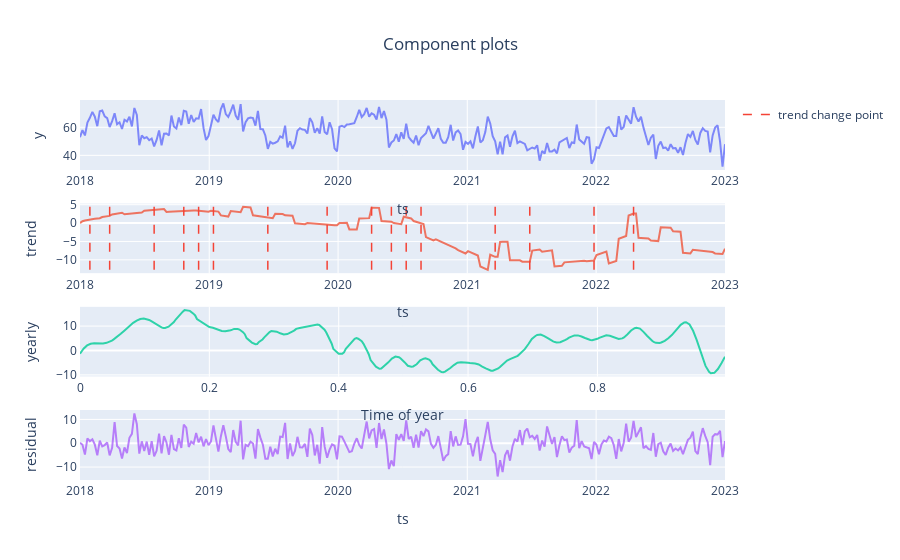

Here is the notebook cell this chart was saved with:
### Code cell
fig = result.forecast.plot_components()
plotly.io.show(fig)

### Figure 1 — Plotly figure (JSON) as saved in the notebook; plotly's stock layout.template omitted (floating-point values rounded to 4 significant figures; data arrays with more than 128 entries replaced by an {"elided": "..."} marker saying what was removed)
{"data": [{"mode": "lines", "name": "y", "opacity": 0.8, "showlegend": false, "type": "scatter", "x": {"elided": "262 str values"}, "xaxis": "x", "y": {"elided": "262 float values"}, "yaxis": "y"}, {"mode": "lines", "name": "trend", "opacity": 0.8, "showlegend": false, "type": "scatter", "x": {"elided": "262 str values"}, "xaxis": "x2", "y": {"elided": "262 float values"}, "yaxis": "y2"}, {"mode": "lines", "name": "YEARLY_SEASONALITY", "opacity": 0.8, "showlegend": false, "type": "scatter", "x": {"elided": "262 float values"}, "xaxis": "x3", "y": {"elided": "262 float values"}, "yaxis": "y3"}, {"mode": "lines", "name": "residual", "opacity": 0.8, "showlegend": false, "type": "scatter", "x": {"elided": "262 str values"}, "xaxis": "x4", "y": {"elided": "262 float values"}, "yaxis": "y4"}, {"line": {"color": "#F44336", "dash": "dash", "width": 1.5}, "mode": "lines", "name": "trend change point", "showlegend": true, "type": "scatter", "x": ["2018-01-28T00:00:00", "2018-01-28T00:00:00"], "xaxis": "x2", "y": [-12.73, 4.423], "yaxis": "y2"}, {"line": {"color": "#F44336", "dash": "dash", "width": 1.5}, "mode": "lines", "name": "trend change point", "showlegend": false, "type": "scatter", "x": ["2018-03-25T00:00:00", "2018-03-25T00:00:00"], "xaxis": "x2", "y": [-12.73, 4.423], "yaxis": "y2"}, {"line": {"color": "#F44336", "dash": "dash", "width": 1.5}, "mode": "lines", "name": "trend change point", "showlegend": false, "type": "scatter", "x": ["2018-07-29T00:00:00", "2018-07-29T00:00:00"], "xaxis": "x2", "y": [-12.73, 4.423], "yaxis": "y2"}, {"line": {"color": "#F44336", "dash": "dash", "width": 1.5}, "mode": "lines", "name": "trend change point", "showlegend": false, "type": "scatter", "x": ["2018-10-21T00:00:00", "2018-10-21T00:00:00"], "xaxis": "x2", "y": [-12.73, 4.423], "yaxis": "y2"}, {"line": {"color": "#F44336", "dash": "dash", "width": 1.5}, "mode": "lines", "name": "trend change point", "showlegend": false, "type": "scatter", "x": ["2018-12-02T00:00:00", "2018-12-02T00:00:00"], "xaxis": "x2", "y": [-12.73, 4.423], "yaxis": "y2"}, {"line": {"color": "#F44336", "dash": "dash", "width": 1.5}, "mode": "lines", "name": "trend change point", "showlegend": false, "type": "scatter", "x": ["2019-01-13T00:00:00", "2019-01-13T00:00:00"], "xaxis": "x2", "y": [-12.73, 4.423], "yaxis": "y2"}, {"line": {"color": "#F44336", "dash": "dash", "width": 1.5}, "mode": "lines", "name": "trend change point", "showlegend": false, "type": "scatter", "x": ["2019-06-16T00:00:00", "2019-06-16T00:00:00"], "xaxis": "x2", "y": [-12.73, 4.423], "yaxis": "y2"}, {"line": {"color": "#F44336", "dash": "dash", "width": 1.5}, "mode": "lines", "name": "trend change point", "showlegend": false, "type": "scatter", "x": ["2019-12-01T00:00:00", "2019-12-01T00:00:00"], "xaxis": "x2", "y": [-12.73, 4.423], "yaxis": "y2"}, {"line": {"color": "#F44336", "dash": "dash", "width": 1.5}, "mode": "lines", "name": "trend change point", "showlegend": false, "type": "scatter", "x": ["2020-04-05T00:00:00", "2020-04-05T00:00:00"], "xaxis": "x2", "y": [-12.73, 4.423], "yaxis": "y2"}, {"line": {"color": "#F44336", "dash": "dash", "width": 1.5}, "mode": "lines", "name": "trend change point", "showlegend": false, "type": "scatter", "x": ["2020-05-31T00:00:00", "2020-05-31T00:00:00"], "xaxis": "x2", "y": [-12.73, 4.423], "yaxis": "y2"}, {"line": {"color": "#F44336", "dash": "dash", "width": 1.5}, "mode": "lines", "name": "trend change point", "showlegend": false, "type": "scatter", "x": ["2020-07-12T00:00:00", "2020-07-12T00:00:00"], "xaxis": "x2", "y": [-12.73, 4.423], "yaxis": "y2"}, {"line": {"color": "#F44336", "dash": "dash", "width": 1.5}, "mode": "lines", "name": "trend change point", "showlegend": false, "type": "scatter", "x": ["2020-08-23T00:00:00", "2020-08-23T00:00:00"], "xaxis": "x2", "y": [-12.73, 4.423], "yaxis": "y2"}, {"line": {"color": "#F44336", "dash": "dash", "width": 1.5}, "mode": "lines", "name": "trend change point", "showlegend": false, "type": "scatter", "x": ["2021-03-21T00:00:00", "2021-03-21T00:00:00"], "xaxis": "x2", "y": [-12.73, 4.423], "yaxis": "y2"}, {"line": {"color": "#F44336", "dash": "dash", "width": 1.5}, "mode": "lines", "name": "trend change point", "showlegend": false, "type": "scatter", "x": ["2021-06-27T00:00:00", "2021-06-27T00:00:00"], "xaxis": "x2", "y": [-12.73, 4.423], "yaxis": "y2"}, {"line": {"color": "#F44336", "dash": "dash", "width": 1.5}, "mode": "lines", "name": "trend change point", "showlegend": false, "type": "scatter", "x": ["2021-12-26T00:00:00", "2021-12-26T00:00:00"], "xaxis": "x2", "y": [-12.73, 4.423], "yaxis": "y2"}, {"line": {"color": "#F44336", "dash": "dash", "width": 1.5}, "mode": "lines", "name": "trend change point", "showlegend": false, "type": "scatter", "x": ["2022-04-17T00:00:00", "2022-04-17T00:00:00"], "xaxis": "x2", "y": [-12.73, 4.423], "yaxis": "y2"}], "layout": {"autosize": true, "showlegend": true, "title": {"text": "Component plots", "x": 0.5}, "xaxis": {"anchor": "y", "autorange": true, "domain": [0, 1], "mirror": true, "range": ["2017-12-31", "2023-01-01"], "showline": true, "title": {"text": "ts"}, "type": "date"}, "xaxis2": {"anchor": "y2", "autorange": true, "domain": [0, 1], "mirror": true, "range": ["2017-12-31", "2023-01-01"], "showline": true, "title": {"text": "ts"}, "type": "date"}, "xaxis3": {"anchor": "y3", "autorange": true, "domain": [0, 1], "mirror": true, "range": [0, 0.9973], "showline": true, "title": {"text": "Time of year"}, "type": "linear"}, "xaxis4": {"anchor": "y4", "autorange": true, "domain": [0, 1], "mirror": true, "range": ["2017-12-31", "2023-01-01"], "showline": true, "title": {"text": "ts"}, "type": "date"}, "yaxis": {"anchor": "x", "autorange": true, "domain": [0.8156, 1], "mirror": true, "range": [29.5, 79.5], "showline": true, "title": {"text": "y"}, "type": "linear"}, "yaxis2": {"anchor": "x2", "autorange": true, "domain": [0.5437, 0.7281], "mirror": true, "range": [-13.68, 5.376], "showline": true, "title": {"text": "trend"}, "type": "linear"}, "yaxis3": {"anchor": "x3", "autorange": true, "domain": [0.2719, 0.4562], "mirror": true, "range": [-10.74, 17.99], "showline": true, "title": {"text": "yearly"}, "type": "linear"}, "yaxis4": {"anchor": "x4", "autorange": true, "domain": [0, 0.1844], "mirror": true, "range": [-15.43, 13.98], "showline": true, "title": {"text": "residual"}, "type": "linear"}}}
